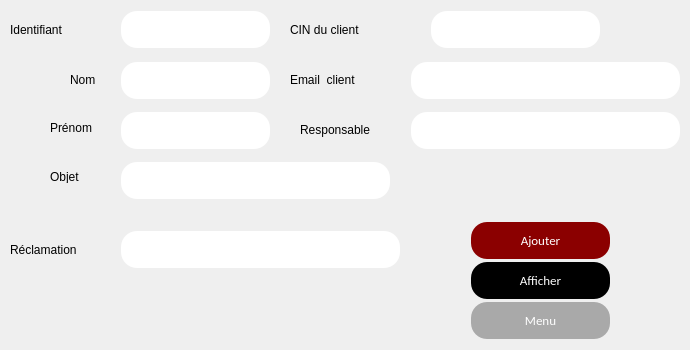
      <widget class="QWidget" name="page_36">
       <widget class="QPushButton" name="pushButton_84">
        <property name="geometry">
         <rect>
          <x>470</x>
          <y>220</y>
          <width>141</width>
          <height>41</height>
         </rect>
        </property>
        <property name="styleSheet">
         <string notr="true">background-color: #8B0000	;
  border: none;
  color: white;
  padding: 10px;
  text-align: center;
  text-decoration: none;
font-family:calibri;
  display: inline-block;
  font-size: 13px;
  margin: 2px 1px;
  border-radius : 16px;</string>
        </property>
        <property name="text">
         <string>Ajouter</string>
        </property>
       </widget>
       <widget class="QPushButton" name="pushButton_85">
        <property name="geometry">
         <rect>
          <x>470</x>
          <y>260</y>
          <width>141</width>
          <height>41</height>
         </rect>
        </property>
        <property name="styleSheet">
         <string notr="true">background-color: black	;
  border: none;
  color: white;
  padding: 10px;
  text-align: center;
  text-decoration: none;
font-family:calibri;
  display: inline-block;
  font-size: 13px;
  margin: 2px 1px;
  border-radius : 16px;</string>
        </property>
        <property name="text">
         <string>Afficher</string>
        </property>
       </widget>
       <widget class="QLabel" name="label_170">
        <property name="geometry">
         <rect>
          <x>10</x>
          <y>20</y>
          <width>101</width>
          <height>20</height>
         </rect>
        </property>
        <property name="text">
         <string>Identifiant</string>
        </property>
       </widget>
       <widget class="QLineEdit" name="lineEdit_121">
        <property name="geometry">
         <rect>
          <x>120</x>
          <y>9</y>
          <width>151</width>
          <height>41</height>
         </rect>
        </property>
        <property name="styleSheet">
         <string notr="true">background-color: white	;
  border: none;
  color: black;
  padding: 10px;
  text-align: center;
  text-decoration: none;
font-family:calibri;
  display: inline-block;
  font-size: 13px;
  margin: 2px 1px;
  border-radius : 16px;</string>
        </property>
       </widget>
       <widget class="QLineEdit" name="lineEdit_122">
        <property name="geometry">
         <rect>
          <x>120</x>
          <y>60</y>
          <width>151</width>
          <height>41</height>
         </rect>
        </property>
        <property name="styleSheet">
         <string notr="true">background-color: white	;
  border: none;
  color: black;
  padding: 10px;
  text-align: center;
  text-decoration: none;
font-family:calibri;
  display: inline-block;
  font-size: 13px;
  margin: 2px 1px;
  border-radius : 16px;</string>
        </property>
       </widget>
       <widget class="QLineEdit" name="lineEdit_123">
        <property name="geometry">
         <rect>
          <x>120</x>
          <y>110</y>
          <width>151</width>
          <height>41</height>
         </rect>
        </property>
        <property name="styleSheet">
         <string notr="true">background-color: white	;
  border: none;
  color: black;
  padding: 10px;
  text-align: center;
  text-decoration: none;
font-family:calibri;
  display: inline-block;
  font-size: 13px;
  margin: 2px 1px;
  border-radius : 16px;</string>
        </property>
       </widget>
       <widget class="QLabel" name="label_171">
        <property name="geometry">
         <rect>
          <x>290</x>
          <y>20</y>
          <width>121</width>
          <height>20</height>
         </rect>
        </property>
        <property name="text">
         <string>CIN du client</string>
        </property>
       </widget>
       <widget class="QLineEdit" name="lineEdit_124">
        <property name="geometry">
         <rect>
          <x>430</x>
          <y>9</y>
          <width>171</width>
          <height>41</height>
         </rect>
        </property>
        <property name="styleSheet">
         <string notr="true">background-color: white	;
  border: none;
  color: black;
  padding: 10px;
  text-align: center;
  text-decoration: none;
font-family:calibri;
  display: inline-block;
  font-size: 13px;
  margin: 2px 1px;
  border-radius : 16px;</string>
        </property>
       </widget>
       <widget class="QLabel" name="label_172">
        <property name="geometry">
         <rect>
          <x>290</x>
          <y>70</y>
          <width>121</width>
          <height>20</height>
         </rect>
        </property>
        <property name="text">
         <string>Email  client</string>
        </property>
       </widget>
       <widget class="QLineEdit" name="lineEdit_125">
        <property name="geometry">
         <rect>
          <x>410</x>
          <y>60</y>
          <width>271</width>
          <height>41</height>
         </rect>
        </property>
        <property name="styleSheet">
         <string notr="true">background-color: white	;
  border: none;
  color: black;
  padding: 10px;
  text-align: center;
  text-decoration: none;
font-family:calibri;
  display: inline-block;
  font-size: 13px;
  margin: 2px 1px;
  border-radius : 16px;</string>
        </property>
       </widget>
       <widget class="QLabel" name="label_173">
        <property name="geometry">
         <rect>
          <x>300</x>
          <y>120</y>
          <width>131</width>
          <height>20</height>
         </rect>
        </property>
        <property name="text">
         <string>Responsable</string>
        </property>
       </widget>
       <widget class="QLineEdit" name="lineEdit_126">
        <property name="geometry">
         <rect>
          <x>410</x>
          <y>110</y>
          <width>271</width>
          <height>41</height>
         </rect>
        </property>
        <property name="styleSheet">
         <string notr="true">background-color: white	;
  border: none;
  color: black;
  padding: 10px;
  text-align: center;
  text-decoration: none;
font-family:calibri;
  display: inline-block;
  font-size: 13px;
  margin: 2px 1px;
  border-radius : 16px;</string>
        </property>
       </widget>
       <widget class="QLineEdit" name="lineEdit_127">
        <property name="geometry">
         <rect>
          <x>120</x>
          <y>160</y>
          <width>271</width>
          <height>41</height>
         </rect>
        </property>
        <property name="styleSheet">
         <string notr="true">background-color: white	;
  border: none;
  color: black;
  padding: 10px;
  text-align: center;
  text-decoration: none;
font-family:calibri;
  display: inline-block;
  font-size: 13px;
  margin: 2px 1px;
  border-radius : 16px;</string>
        </property>
       </widget>
       <widget class="QLabel" name="label_174">
        <property name="geometry">
         <rect>
          <x>70</x>
          <y>70</y>
          <width>71</width>
          <height>20</height>
         </rect>
        </property>
        <property name="text">
         <string>Nom </string>
        </property>
       </widget>
       <widget class="QLabel" name="label_175">
        <property name="geometry">
         <rect>
          <x>50</x>
          <y>120</y>
          <width>61</width>
          <height>16</height>
         </rect>
        </property>
        <property name="text">
         <string>Prénom</string>
        </property>
       </widget>
       <widget class="QLabel" name="label_176">
        <property name="geometry">
         <rect>
          <x>50</x>
          <y>170</y>
          <width>47</width>
          <height>13</height>
         </rect>
        </property>
        <property name="text">
         <string>Objet</string>
        </property>
       </widget>
       <widget class="QLabel" name="label_177">
        <property name="geometry">
         <rect>
          <x>10</x>
          <y>240</y>
          <width>101</width>
          <height>20</height>
         </rect>
        </property>
        <property name="text">
         <string>Réclamation</string>
        </property>
       </widget>
       <widget class="QLineEdit" name="lineEdit_128">
        <property name="geometry">
         <rect>
          <x>120</x>
          <y>229</y>
          <width>281</width>
          <height>41</height>
         </rect>
        </property>
        <property name="styleSheet">
         <string notr="true">background-color: white	;
  border: none;
  color: black;
  padding: 10px;
  text-align: center;
  text-decoration: none;
font-family:calibri;
  display: inline-block;
  font-size: 13px;
  margin: 2px 1px;
  border-radius : 16px;</string>
        </property>
       </widget>
       <widget class="QPushButton" name="pushButton_86">
        <property name="geometry">
         <rect>
          <x>470</x>
          <y>300</y>
          <width>141</width>
          <height>41</height>
         </rect>
        </property>
        <property name="styleSheet">
         <string notr="true">background-color: #A9A9A9		;
  border: none;
  color: white;
  padding: 10px;
  text-align: center;
  text-decoration: none;
font-family:calibri;
  display: inline-block;
  font-size: 13px;
  margin: 2px 1px;
  border-radius : 16px;</string>
        </property>
        <property name="text">
         <string>Menu</string>
        </property>
       </widget>
      </widget>
